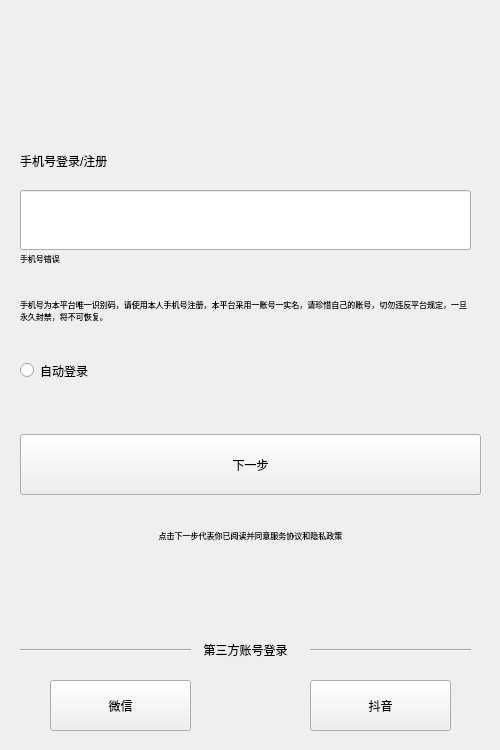
<?xml version="1.0" encoding="UTF-8"?>
<ui version="4.0">
 <class>login</class>
 <widget class="QWidget" name="login">
  <property name="geometry">
   <rect>
    <x>0</x>
    <y>0</y>
    <width>500</width>
    <height>750</height>
   </rect>
  </property>
  <property name="windowTitle">
   <string>login</string>
  </property>
  <widget class="QLabel" name="flag">
   <property name="geometry">
    <rect>
     <x>210</x>
     <y>0</y>
     <width>100</width>
     <height>100</height>
    </rect>
   </property>
   <property name="text">
    <string/>
   </property>
   <property name="pixmap">
    <pixmap resource="res.qrc">:/img/flag.png</pixmap>
   </property>
   <property name="wordWrap">
    <bool>false</bool>
   </property>
  </widget>
  <widget class="QLabel" name="label_2">
   <property name="geometry">
    <rect>
     <x>20</x>
     <y>130</y>
     <width>301</width>
     <height>61</height>
    </rect>
   </property>
   <property name="styleSheet">
    <string notr="true"/>
   </property>
   <property name="text">
    <string>手机号登录/注册</string>
   </property>
  </widget>
  <widget class="QLineEdit" name="lineEdit">
   <property name="geometry">
    <rect>
     <x>20</x>
     <y>190</y>
     <width>451</width>
     <height>60</height>
    </rect>
   </property>
  </widget>
  <widget class="QLabel" name="label_3">
   <property name="geometry">
    <rect>
     <x>20</x>
     <y>260</y>
     <width>451</width>
     <height>101</height>
    </rect>
   </property>
   <property name="font">
    <font>
     <pointsize>6</pointsize>
    </font>
   </property>
   <property name="text">
    <string>手机号为本平台唯一识别码，请使用本人手机号注册，本平台采用一账号一实名，请珍惜自己的账号，切勿违反平台规定，一旦永久封禁，将不可恢复。</string>
   </property>
   <property name="wordWrap">
    <bool>true</bool>
   </property>
  </widget>
  <widget class="QRadioButton" name="radioButton">
   <property name="geometry">
    <rect>
     <x>20</x>
     <y>350</y>
     <width>171</width>
     <height>41</height>
    </rect>
   </property>
   <property name="text">
    <string>自动登录</string>
   </property>
  </widget>
  <widget class="QPushButton" name="pushButton">
   <property name="geometry">
    <rect>
     <x>20</x>
     <y>434</y>
     <width>461</width>
     <height>61</height>
    </rect>
   </property>
   <property name="text">
    <string>下一步</string>
   </property>
  </widget>
  <widget class="QLabel" name="label_4">
   <property name="geometry">
    <rect>
     <x>20</x>
     <y>510</y>
     <width>461</width>
     <height>51</height>
    </rect>
   </property>
   <property name="font">
    <font>
     <pointsize>6</pointsize>
    </font>
   </property>
   <property name="text">
    <string>点击下一步代表你已阅读并同意服务协议和隐私政策</string>
   </property>
   <property name="alignment">
    <set>Qt::AlignCenter</set>
   </property>
   <property name="wordWrap">
    <bool>true</bool>
   </property>
  </widget>
  <widget class="QLabel" name="label_5">
   <property name="geometry">
    <rect>
     <x>20</x>
     <y>640</y>
     <width>451</width>
     <height>20</height>
    </rect>
   </property>
   <property name="text">
    <string>第三方账号登录</string>
   </property>
   <property name="alignment">
    <set>Qt::AlignCenter</set>
   </property>
  </widget>
  <widget class="Line" name="line">
   <property name="geometry">
    <rect>
     <x>20</x>
     <y>640</y>
     <width>171</width>
     <height>21</height>
    </rect>
   </property>
   <property name="orientation">
    <enum>Qt::Horizontal</enum>
   </property>
  </widget>
  <widget class="Line" name="line_2">
   <property name="geometry">
    <rect>
     <x>310</x>
     <y>640</y>
     <width>161</width>
     <height>21</height>
    </rect>
   </property>
   <property name="orientation">
    <enum>Qt::Horizontal</enum>
   </property>
  </widget>
  <widget class="QPushButton" name="pushButton_2">
   <property name="geometry">
    <rect>
     <x>50</x>
     <y>680</y>
     <width>141</width>
     <height>51</height>
    </rect>
   </property>
   <property name="text">
    <string>微信</string>
   </property>
  </widget>
  <widget class="QPushButton" name="pushButton_3">
   <property name="geometry">
    <rect>
     <x>310</x>
     <y>680</y>
     <width>141</width>
     <height>51</height>
    </rect>
   </property>
   <property name="text">
    <string>抖音</string>
   </property>
  </widget>
  <widget class="QLabel" name="label_check">
   <property name="geometry">
    <rect>
     <x>20</x>
     <y>250</y>
     <width>121</width>
     <height>16</height>
    </rect>
   </property>
   <property name="font">
    <font>
     <pointsize>6</pointsize>
    </font>
   </property>
   <property name="text">
    <string>手机号错误</string>
   </property>
  </widget>
 </widget>
 <layoutdefault spacing="6" margin="11"/>
 <resources>
  <include location="res.qrc"/>
 </resources>
 <connections/>
</ui>
